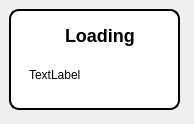
<?xml version="1.0" encoding="UTF-8"?>
<ui version="4.0">
 <class>Loading</class>
 <widget class="QDialog" name="Loading">
  <property name="geometry">
   <rect>
    <x>0</x>
    <y>0</y>
    <width>194</width>
    <height>124</height>
   </rect>
  </property>
  <property name="windowTitle">
   <string>Dialog</string>
  </property>
  <property name="styleSheet">
   <string notr="true"/>
  </property>
  <widget class="QFrame" name="frame">
   <property name="geometry">
    <rect>
     <x>9</x>
     <y>9</y>
     <width>171</width>
     <height>101</height>
    </rect>
   </property>
   <property name="styleSheet">
    <string notr="true">background-color: #FFF;
border: 2px solid #000;
border-radius: 10px;</string>
   </property>
   <property name="frameShape">
    <enum>QFrame::StyledPanel</enum>
   </property>
   <property name="frameShadow">
    <enum>QFrame::Raised</enum>
   </property>
   <widget class="QLabel" name="loadingLabel">
    <property name="geometry">
     <rect>
      <x>20</x>
      <y>50</y>
      <width>131</width>
      <height>31</height>
     </rect>
    </property>
    <property name="styleSheet">
     <string notr="true">border: 0px;
border-radius: 0px;</string>
    </property>
    <property name="text">
     <string>TextLabel</string>
    </property>
   </widget>
   <widget class="QLabel" name="label">
    <property name="geometry">
     <rect>
      <x>56</x>
      <y>16</y>
      <width>81</width>
      <height>21</height>
     </rect>
    </property>
    <property name="styleSheet">
     <string notr="true">font-size: 18px;
font-weight: bold;
font-variant: small-caps;
border:0px;</string>
    </property>
    <property name="text">
     <string>Loading</string>
    </property>
   </widget>
  </widget>
 </widget>
 <resources/>
 <connections/>
</ui>
